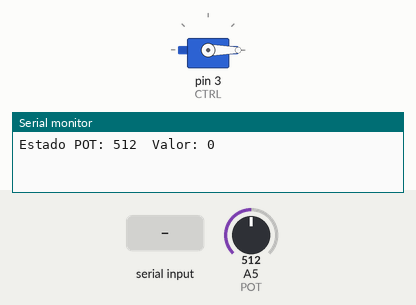
The sketch below on a simulated Arduino Uno, built with avr-gcc and run on an emulated ATmega328P. On the bench: servo, the last lines printed to the serial monitor. The test bench sets the inputs (shaded band); at power-on: A5 (POT) = 512.

Above: at 1.2 s.
1.3 s: A5 (POT) set to 716
At 7.4 s:
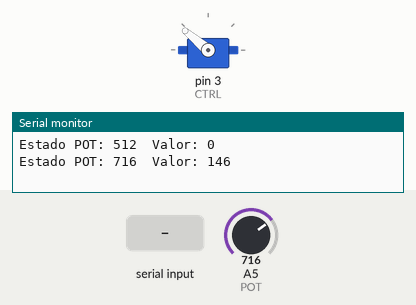
8.1 s: "izquierda\n" received over Serial
At 13.8 s:
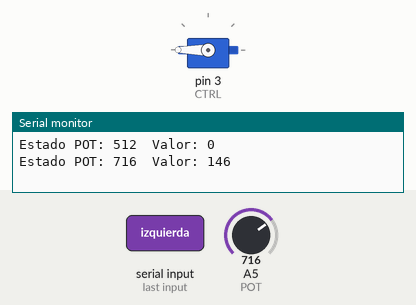
14.8 s: "centro\n" received over Serial
At 21.2 s:
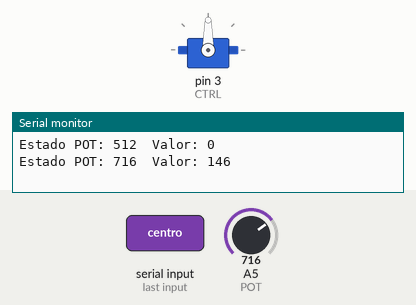
21.5 s: A5 (POT) set to 511
At 27.8 s:
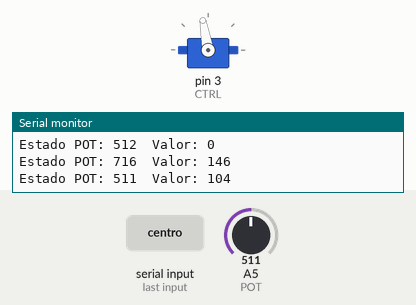
28.1 s: "diagonal derecha\n" received over Serial
At 34.3 s:
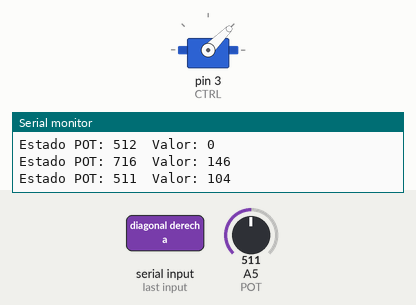
34.8 s: "diagonal izquierda\n" received over Serial
At 40.7 s:
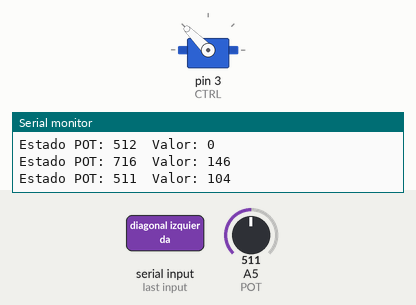
Timing chart, 0 to 42.2 s (numbered marks = the images above; inputs shaded):
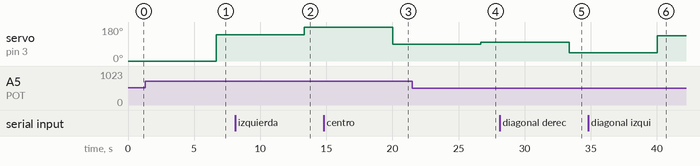

Measured:
- after the input at 1.3 s, servo on pin 3 (CTRL): 0° → 140° after 5.4 s
- after the input at 8.1 s, servo on pin 3 (CTRL): 140° → 180° after 5.2 s
- after the input at 14.8 s, servo on pin 3 (CTRL): 180° → 90° after 5.2 s
- after the input at 21.5 s, servo on pin 3 (CTRL): 90° → 100° after 5.2 s
- after the input at 28.1 s, servo on pin 3 (CTRL): 100° → 45° after 5.3 s
- after the input at 34.8 s, servo on pin 3 (CTRL): 45° → 135° after 5.2 s

The sketch:

servo_monitor_serie_e__potenciometro.ino
```cpp
/*
* Prueba del funcionamiento de un servomotor
* empleando la libreria <Servo.h>. El servo se
* controla medinte un potencometro conecado en A5,
* usando el comando map combertimos los valores del
* potenciomero 0-1023 en una señal de 0-210 que se
* divide en grupos en cada uno aumenta 10º asta llegar a 180º
* tanbien funcionan de forma inversa; Otra manera de control
* conjuntamente pero no ala vez que el potenciometro teniendo
* prioridad es el control atraves del monitor serie por el cual
* se escribe una palabra de la dirección deseada (derecha, izquierda,
* diagonal derecha, diagonal izquierad, centro o incluso el numero entero entre 0-180 del angulo)
* todo esto nos permite posicionar el servo.
* PIN 3 - Salida de control del servo (CTRL)
* PIN A5 - Enrada analogica potenciometro
*
* Rey Mirón Brais
*
* 05 / 05 / 2025
*/

#include <Servo.h>

//Pin de control del servo PIN 3
//Pin de entrada anaologica potenciometro
#define CTRL 3
#define POT A5
// Definir valores enteros (int)
int estado = 0;
int serial = 0;
int estadoanterior = 0;
int valor = 0;
Servo motor;

void setup(){
  motor.attach(CTRL);
  motor.write(0); // Posicionar motor en 0
  estadoanterior = analogRead(POT);
  Serial.begin(9600); // Activación del monitor serie
}
void loop(){
  if(Serial.available() >0){
  String serial = Serial.readStringUntil('\n'); // Ler un conjunto de letras desde el monitor serie y guardarlo en (estado)
  serial.trim();
    if(serial == "izquierda"){  // Si el etsado (palabra escrita en el monitor) = izquierda
      motor.write(180); // Gira el motor a 180º
    }
    else if(serial == "derecha"){ // Si el etsado (palabra escrita en el monitor) =  derecha
      motor.write(0); // Gira el motor a 0º
    }
    else if(serial == "centro"){ // Si el etsado (palabra escrita en el monitor) = centro
      motor.write(90); // Gira el motor a 90º
    }
    else if(serial == "diagonal derecha"){ // Si el etsado (palabra escrita en el monitor) = diagonal derecha
      motor.write(45); // Gira el motor a 45º
    }
    else if(serial == "diagonal izquierda"){ // Si el etsado (palabra escrita en el monitor) = diagonal izquierda
      motor.write(135); // Gira el motor a 135º
    }
    else{
    int angulo = serial.toInt(); // Ler un número entero desde el monitor serie
    if (angulo >= 0 && angulo <= 180) { // Siempre que el valor numerico introducido en el monitor serie sea >=0 pero <=180
      motor.write(angulo); // Girar el motor al angulo especificado (angulo)
    }
    }
    delay(6670); // Retardo de 30ms
  }
  else {
  estado = analogRead(POT); // Leer potenciometro y guardar en estado (numero entero)
    if(abs(estado - estadoanterior) > 5){ // Condicion para desactivar potenciometro cuando no se mueve (si no hay una diferencia < o > de 5 del estado actual con el anteior no se aplica el potenciometro)
      estadoanterior = estado; // Canbiar estadoanterior a estado actual
    valor = map(estado, 0, 1023, 0, 210);
    if(valor >= 0 && valor <= 10){ //Condiciones para cambiar el anguo de 10º segun el vaor del POT asa 180º
      motor.write(0);
    }
    if(valor >= 10 && valor <= 20){
      motor.write(10);
    }
    if(valor >= 20 && valor <= 30){
      motor.write(20);
    }
    if(valor >= 30 && valor <= 40){
      motor.write(30);
    }
    if(valor >= 40 && valor <= 50){
      motor.write(40);
    }
    if(valor >= 50 && valor <= 60){
      motor.write(50);
    }
    if(valor >= 60 && valor <= 70){
      motor.write(60);
    }
    if(valor >= 70 && valor <= 80){
      motor.write(70);
    }
    if(valor >= 80 && valor <= 90){
      motor.write(80);
    }
    if(valor >= 90 && valor <= 100){
      motor.write(90);
    }
    if(valor >= 100 && valor <= 110){
      motor.write(100);
    }
    if(valor >= 110 && valor <= 120){
      motor.write(110);
    }
    if(valor >= 120 && valor <= 130){
      motor.write(120);
    }
    if(valor >= 130 && valor <= 140){
      motor.write(130);
    }
    if(valor >= 140 && valor <= 150){
      motor.write(140);
    }
    if(valor >= 150 && valor <= 160){
      motor.write(150);
    }
    if(valor >= 160 && valor <= 170){
      motor.write(160);
    }
    if(valor >= 170 && valor <= 180){
      motor.write(170);
    }
    if(valor >= 180 && valor <= 190){
      motor.write(180);
    }
    }
  Serial.print("Estado POT: "); Serial.print(estado); Serial.print("  "); Serial.print("Valor: "); Serial.println(valor);
  delay(6670);
  }
}
```
